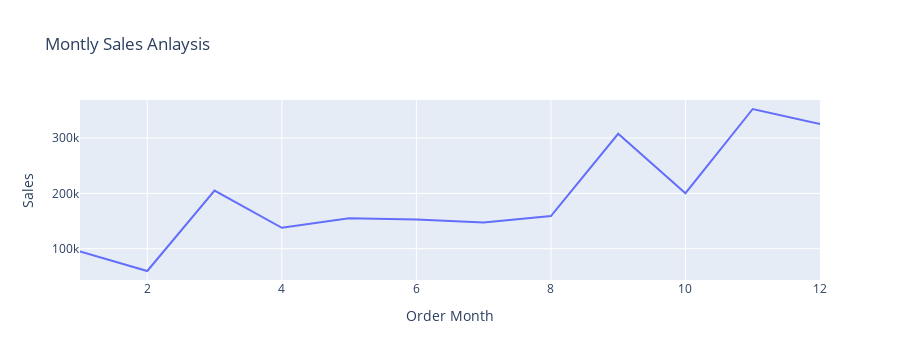

Notebook source saved alongside this figure:
### Markdown cell above
#Montly Sales Analysis

### Code cell
sales_by_month = data.groupby('Order Month')['Sales'].sum().reset_index()
fig = px.line(sales_by_month,
              x='Order Month',
              y='Sales',
              title = 'Montly Sales Anlaysis')
fig.show()

### Figure 1 — Plotly figure (JSON) as saved in the notebook; plotly's stock layout.template omitted (floating-point values rounded to 4 significant figures)
{"data": [{"hovertemplate": "Order Month=%{x}<br>Sales=%{y}<extra></extra>", "legendgroup": "", "line": {"color": "#636efa", "dash": "solid"}, "marker": {"symbol": "circle"}, "mode": "lines", "name": "", "orientation": "v", "showlegend": false, "type": "scatter", "x": [1, 2, 3, 4, 5, 6, 7, 8, 9, 10, 11, 12], "xaxis": "x", "y": [94920.0, 59750.0, 205000.0, 137800.0, 155000.0, 152700.0, 147200.0, 159000.0, 307600.0, 200300.0, 352500.0, 325300.0], "yaxis": "y"}], "layout": {"autosize": true, "height": 360, "legend": {"tracegroupgap": 0}, "title": {"text": "Montly Sales Anlaysis"}, "xaxis": {"anchor": "y", "autorange": true, "domain": [0, 1], "range": [1, 12], "title": {"text": "Order Month"}, "type": "linear"}, "yaxis": {"anchor": "x", "autorange": true, "domain": [0, 1], "range": [43490.0, 368700.0], "title": {"text": "Sales"}, "type": "linear"}}}
